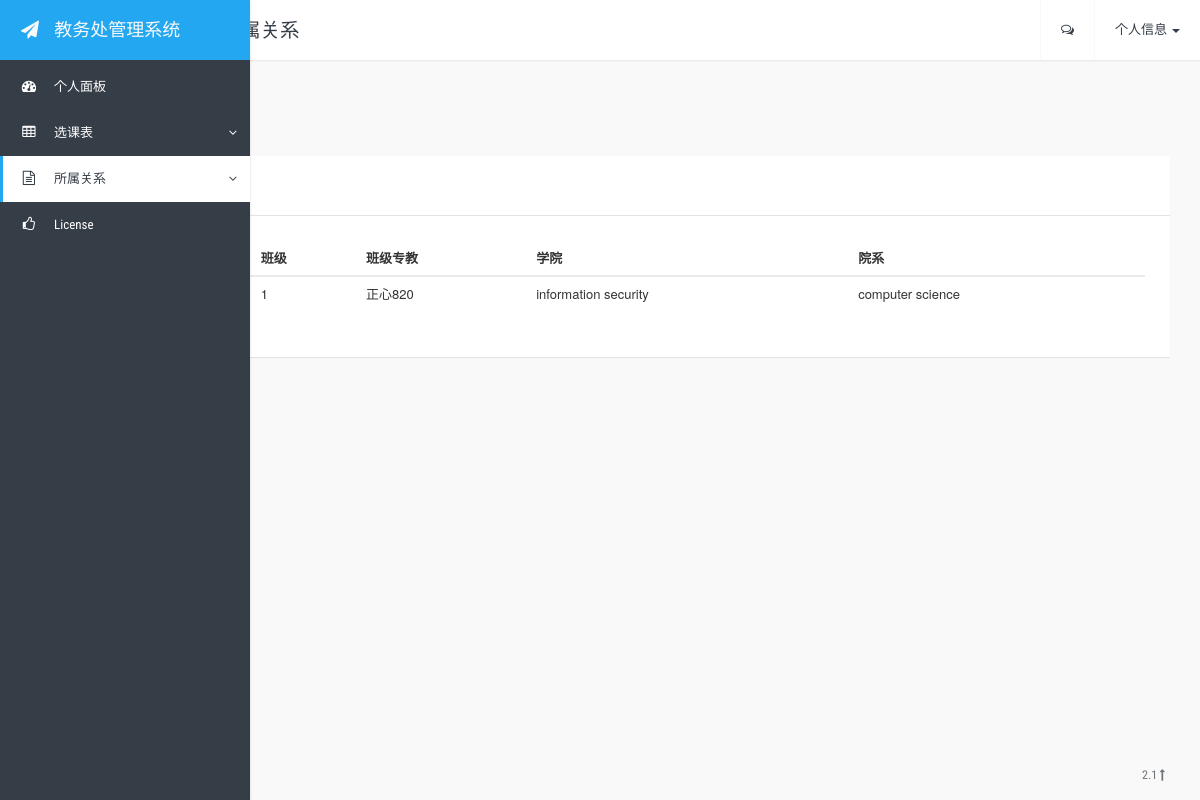
/code/dataBaseWork/view/studentIndex/html/form/belong.php (signed in), run on the app's committed database.
### tables this page shows
CREATE TABLE `Teacher` (
  `Tname` varchar(10) NOT NULL,
  `Tno` varchar(12) NOT NULL,
  `Tage` int DEFAULT NULL,
  `Tphone` varchar(12) DEFAULT NULL,
  `Tmail` varchar(99) DEFAULT NULL,
  PRIMARY KEY (`Tno`)
);

CREATE TABLE `Class` (
  `Cno` varchar(12) NOT NULL,
  `Croom` varchar(99) DEFAULT NULL,
  `Tno` varchar(12) DEFAULT NULL,
  PRIMARY KEY (`Cno`),
  KEY `Tno` (`Tno`),
  CONSTRAINT `Class_ibfk_1` FOREIGN KEY (`Tno`) REFERENCES `Teacher` (`Tno`)
);

CREATE TABLE `Institute` (
  `Iname` varchar(30) NOT NULL,
  `Ino` varchar(12) NOT NULL,
  `Dno` varchar(12) NOT NULL,
  PRIMARY KEY (`Ino`,`Dno`),
  KEY `Dno` (`Dno`),
  CONSTRAINT `Institute_ibfk_1` FOREIGN KEY (`Dno`) REFERENCES `Department` (`Dno`)
);

CREATE TABLE `Department` (
  `Dname` varchar(30) NOT NULL,
  `Dno` varchar(12) NOT NULL,
  PRIMARY KEY (`Dno`)
);

### code/dataBaseWork/view/studentIndex/html/form/belong.php (the view, shortened to what this page needs)
<!DOCTYPE html>
<html>
<head>
    <link rel="stylesheet" type="text/css" href="../../lib/css/bootstrap.min.css">
    <link rel="stylesheet" type="text/css" href="../../lib/css/font-awesome.min.css">
    <link rel="stylesheet" type="text/css" href="../../lib/css/animate.min.css">
    <link rel="stylesheet" type="text/css" href="../../lib/css/bootstrap-switch.min.css">
    <link rel="stylesheet" type="text/css" href="../../lib/css/checkbox3.min.css">
    <link rel="stylesheet" type="text/css" href="../../lib/css/jquery.dataTables.min.css">
    <link rel="stylesheet" type="text/css" href="../../lib/css/dataTables.bootstrap.css">
    <link rel="stylesheet" type="text/css" href="../../lib/css/select2.min.css">
    <link rel="stylesheet" type="text/css" href="../../css/style.css">
    <link rel="stylesheet" type="text/css" href="../../css/themes/flat-blue.css">
</head>
<body class="flat-blue">
    <div class="app-container">
        <div class="row content-container">
            <nav class="navbar navbar-default navbar-fixed-top navbar-top">
                <div class="container-fluid">
                    <div class="navbar-header">
                        <button type="button" class="navbar-expand-toggle">
                        </button>
                        <ol class="breadcrumb navbar-breadcrumb">
                            <li>所属关系</li>
                            <li class="active">所属关系</li>
                        </ol>
                    </div>
                    <ul class="nav navbar-nav navbar-right">
                        <li class="dropdown">
                            <a href="#" class="dropdown-toggle" data-toggle="dropdown" role="button" aria-expanded="false"><i class="fa fa-comments-o"></i></a>
                        </li>
                        <li class="dropdown profile">
                            <a href="#" class="dropdown-toggle" data-toggle="dropdown" role="button" aria-expanded="false">个人信息 <span class="caret"></span></a>
                        </li>
                    </ul>
                </div>
            </nav>
            <div class="side-menu sidebar-inverse">
                <nav class="navbar navbar-default" role="navigation">
                    <div class="side-menu-container">
                        <div class="navbar-header">
                            <a class="navbar-brand" href="#">
                                <div class="icon fa fa-paper-plane"></div>
                                <div class="title">教务处管理系统</div>
                            </a>
                        </div>
                        <ul class="nav navbar-nav">
                            <li>
                                <a href="../index.php">
                                    <span class="icon fa fa-tachometer"></span><span class="title">个人面板</span>
                                </a>
                            </li>
                            <li class="panel panel-default dropdown">
                                <a data-toggle="collapse" href="#dropdown-table">
                                    <span class="icon fa fa-table"></span><span class="title">选课表</span>
                                </a>
                            </li>
                            <li class="active panel panel-default dropdown">
                                <a data-toggle="collapse" href="#dropdown-form">
                                    <span class="icon fa fa-file-text-o"></span><span class="title">所属关系</span>
                                </a>
                            </li>
                            <li>
                                <a href="../license.html">
                                    <span class="icon fa fa-thumbs-o-up"></span><span class="title">License</span>
                                </a>
                            </li>
                        </ul>
                    </div>
                </nav>
            </div>
            <div class="container-fluid">
                <div class="side-body">
                    <div class="page-title">
                        <span class="title">所属关系</span>
                        <div class="description">显示当前所属关系</div>
                    </div>
                    <div class="row">
                        <div class="col-xs-12">
                            <div class="card">
                                <div class="card-header">
                                    <div class="card-title">
                                    <div class="title">当前所属</div>
                                    </div>
                                </div>
                                <div class="card-body">
                                    <table class="table">
                                        <thead>
                                            <tr>
                                                <th>班主任</th>
                                                <th>班级</th>
                                                <th>班级专教</th>
                                                <th>学院</th>
                                                <th>院系</th>
                                            </tr>
                                        </thead>
                                        <?php
                                            $servername = "localhost";
                                            $username = "root";
                                            $password = "";
                                            $Sno = $_COOKIE["Sno"];
                                            $conn = new mysqli($servername, $username, $password);
                                            $q = "select Tname, Class.Cno, Class.Croom, Iname, Dname from Teacher, IStudent,Class,CStudent,Department,Institute where Teacher.Tno = Class.Tno and CStudent.Sno='$Sno' and Class.Cno = CStudent.Cno and Institute.Ino=IStudent.Ino and IStudent.Sno='$Sno' and Institute.Dno = Department.Dno;";
                                            $result = mysqli_query($conn, $q);
                                            echo "
                                            <tbody>";
                                            while($row=mysqli_fetch_row($result)){
                                                echo "<tr>
                                                <th>$row[0]</th>
                                                <td>$row[1]</td>
                                                <td>$row[2]</td>
                                                <td>$row[3]</td>
                                                <td>$row[4]</td>
                                                </tr>";
                                            }
                                            echo "</tbody>";
                                        ?>
                                    </table>
                                </div>
                            </div>
                        </div>
                    </div>
                </div>
            </div>
        </div>
        <footer class="app-footer">
            <div class="wrapper">
                <span class="pull-right">2.1 <a href="#"><i class="fa fa-long-arrow-up"></i></a></span> © 2015 Copyright.
            </div>
        </footer>
</body>
</html>

### code/dataBaseWork/view/studentIndex/css/style.css (style rules this page uses)
html { height: 100%; }
body { padding-top: 0px; height: 100%; position: relative; font-size: 13px; }
* { outline: none; }
.row > [class*="col-"] { margin-bottom: 25px; }
a { text-decoration: none; }
.navbar { z-index: 10001; padding-left: 60px; -webkit-transition: all 0.25s; transition: all 0.25s; }
.navbar > .container, .navbar > .container-fluid { z-index: 10001; }
.navbar > .container .navbar-expand-toggle, .navbar > .container-fluid .navbar-expand-toggle { width: 60px; height: 60px; background-color: transparent; border: 0px; float: left; -moz-transition: all 0.25s linear; -webkit-transition: all 0.25s linear; transition: all 0.25s linear; opacity: 0.75; }
.navbar .navbar-breadcrumb { margin-left: 0px; background-color: transparent; padding: 0px; float: left; }
.navbar .navbar-breadcrumb > li { height: 60px; line-height: 60px; vertical-align: middle; font-family: 'Roboto Condensed', sans-serif; font-size: 1.5em; }
.navbar .navbar-nav > li > a { font-family: 'Roboto Condensed', sans-serif; height: 60px; line-height: 60px; padding: 0px 20px 0px 20px; }
.app-container { min-height: 100%; position: relative; padding-bottom: 30px; }
.app-container .app-footer { display: block; position: absolute; bottom: 0; right: 0; left: 65px; -webkit-transition: all 0.25s; transition: all 0.25s; font-size: 12px; font-family: 'Roboto Condensed', sans-serif; }
.app-container .app-footer .wrapper { padding: 10px 35px; padding-left: 25px; height: 50px; line-height: 50px; vertical-align: middle; }
.app-container .content-container { margin-right: 0; margin-left: 0; }
.app-container .content-container .side-menu { overflow-y: auto; z-index: 100000; position: fixed; width: 60px; height: 100%; -webkit-transition: all 0.25s; transition: all 0.25s; }
.app-container .content-container .side-menu .navbar-header { width: 100%; border-bottom: 0px solid #e7e7e7; }
.app-container .content-container .side-menu .navbar-header .navbar-brand { width: 455px; line-height: 60px; height: 60px; padding: 0; width: 100%; overflow: hidden; font-family: 'Roboto Condensed', sans-serif; }
.app-container .content-container .side-menu .navbar-header .navbar-brand .icon { width: 60px; text-align: center; display: inline-block; }
.app-container .content-container .side-menu .navbar-header .navbar-brand .title { margin-left: -10px; display: none; }
.app-container .content-container .side-menu .navbar { border: none; padding-left: 0px; }
.app-container .content-container .side-menu .navbar-nav li { display: block; width: 100%; overflow: hidden; }
.app-container .content-container .side-menu .navbar-nav li a { font-family: 'Roboto Condensed', sans-serif; padding: 0 10px 0 10px; height: 46px; line-height: 46px; display: block; white-space: nowrap; }
.app-container .content-container .side-menu .navbar-nav li a .icon { margin-left: 0px; width: 38px; text-align: center; font-size: 1.1em; display: inline-block; }
.app-container .content-container .side-menu .navbar-nav li a .title { width: 0px; white-space: nowrap; padding-left: 6px; display: none; }
.app-container .content-container .side-menu .navbar-nav li.dropdown { border: 0; margin-bottom: 0; border-radius: 0; box-shadow: none; }
.app-container .content-container .side-menu .navbar-nav li.dropdown > a:after { content: ""; position: absolute; right: 1em; }
.app-container .content-container .side-body { padding-top: 70px; }
.container-fluid > .navbar-collapse, .container-fluid > .navbar-header, .container > .navbar-collapse, .container > .navbar-header { margin-left: -15px; margin-right: -15px; }
.page-title { font-family: 'Roboto Condensed', sans-serif; margin-left: -10px; margin-right: -10px; padding: 15px 10px; margin-bottom: 0px; height: auto; }
.page-title .title { font-size: 2em; }
.app-container .side-body { margin-left: 75px; margin-right: 15px; -webkit-transition: all 0.25s; transition: all 0.25s; }
.card { background-color: #FFF; border-radius: 1px; overflow: hidden; position: relative; }
.card .card-body { padding: 25px; }
.card .card-header .card-title { padding: 1.2em 25px; float: left; }
.card .card-header .card-title .title { font-family: 'Roboto Condensed', sans-serif; font-size: 1.5em; text-decoration: none; }
.card .card-header:after { content: ''; display: block; clear: both; }
.panel { border-radius: 1px; }
.breadcrumb { margin-bottom: 0; }
.breadcrumb > li + li:before { font-family: FontAwesome; content: '\f105'; margin-right: 3px; }

### data on the page
teacher: class.Cno "1", class.Croom "正心820", institute.Iname "information security", department.Dname "computer science"
